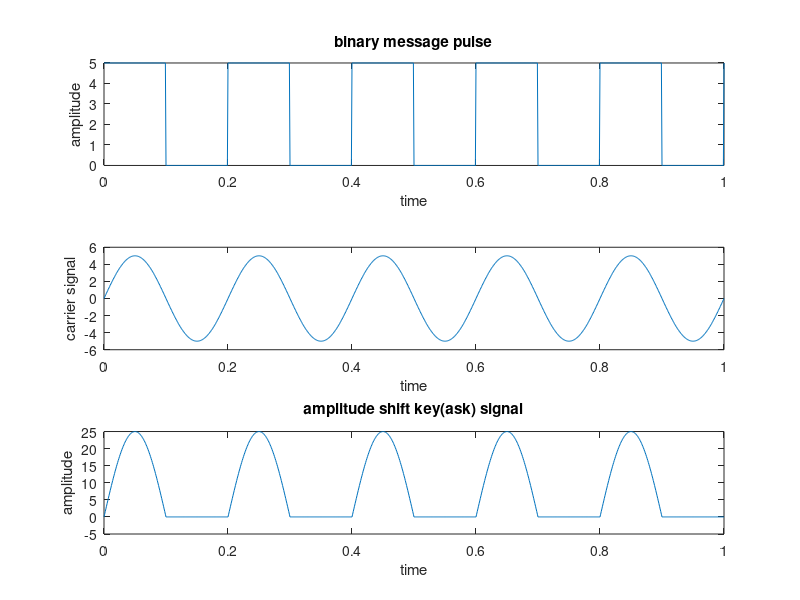

Recreate this plot in MATLAB.
# ask waveform ploting
clc;
close all;
clear all;

# start

t=0:.001:1;

fc=input("enter the frequency of  carrier signal : ")
fp=input("enter the frequency of binary pulse(message) : ")
amp= input("enter the amplitude of carrier and binary pulse : ")

# massage signal ploting

m=amp/2.*square(2*pi*fp*t)+(amp/2);
subplot(3,1,1);
plot(t,m);
ylabel('amplitude');
xlabel("time");
title("binary message pulse");


# carrier signal ploting


c=amp*sin(2*pi*fc*t);
subplot(3,1,2);
plot(t,c);
ylabel('carrier signal');
xlabel("time");


# ask waveform

w=c.*m;
subplot(3,1,3);
plot(t,w);
ylabel('amplitude');
xlabel("time");
title("amplitude shift key(ask) signal");







